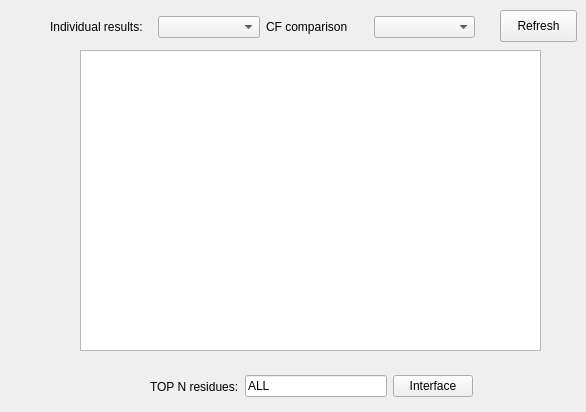
     <widget class="QWidget" name="tab_15">
      <attribute name="title">
       <string>Results</string>
      </attribute>
      <widget class="QTableView" name="surfaces_tableView">
       <property name="geometry">
        <rect>
         <x>80</x>
         <y>50</y>
         <width>461</width>
         <height>301</height>
        </rect>
       </property>
      </widget>
      <widget class="QPushButton" name="surfaces_refresh_button_3">
       <property name="geometry">
        <rect>
         <x>500</x>
         <y>10</y>
         <width>77</width>
         <height>32</height>
        </rect>
       </property>
       <property name="sizePolicy">
        <sizepolicy hsizetype="Maximum" vsizetype="Fixed">
         <horstretch>0</horstretch>
         <verstretch>0</verstretch>
        </sizepolicy>
       </property>
       <property name="text">
        <string>Refresh</string>
       </property>
      </widget>
      <widget class="QWidget" name="layoutWidget">
       <property name="geometry">
        <rect>
         <x>150</x>
         <y>370</y>
         <width>323</width>
         <height>33</height>
        </rect>
       </property>
       <layout class="QHBoxLayout" name="horizontalLayout_5">
        <item>
         <widget class="QLabel" name="label">
          <property name="text">
           <string>TOP N residues:</string>
          </property>
         </widget>
        </item>
        <item>
         <widget class="QLineEdit" name="TOPN_lineEdit_2">
          <property name="text">
           <string>ALL</string>
          </property>
         </widget>
        </item>
        <item>
         <widget class="QPushButton" name="Surfaces_pushButton_2">
          <property name="text">
           <string>Interface</string>
          </property>
         </widget>
        </item>
       </layout>
      </widget>
      <widget class="QWidget" name="layoutWidget">
       <property name="geometry">
        <rect>
         <x>50</x>
         <y>10</y>
         <width>425</width>
         <height>34</height>
        </rect>
       </property>
       <layout class="QHBoxLayout" name="horizontalLayout_21">
        <item>
         <layout class="QHBoxLayout" name="horizontalLayout_15">
          <item>
           <widget class="QLabel" name="label_2">
            <property name="text">
             <string>Individual results:</string>
            </property>
           </widget>
          </item>
          <item>
           <widget class="QComboBox" name="surface_select_result_3">
            <property name="sizePolicy">
             <sizepolicy hsizetype="Minimum" vsizetype="Fixed">
              <horstretch>0</horstretch>
              <verstretch>0</verstretch>
             </sizepolicy>
            </property>
            <property name="currentText">
             <string/>
            </property>
            <property name="currentIndex">
             <number>-1</number>
            </property>
           </widget>
          </item>
         </layout>
        </item>
        <item>
         <layout class="QHBoxLayout" name="horizontalLayout_19">
          <item>
           <widget class="QLabel" name="label_14">
            <property name="text">
             <string>CF comparison</string>
            </property>
           </widget>
          </item>
          <item>
           <widget class="QComboBox" name="surface_select_result_4">
            <property name="sizePolicy">
             <sizepolicy hsizetype="Minimum" vsizetype="Fixed">
              <horstretch>0</horstretch>
              <verstretch>0</verstretch>
             </sizepolicy>
            </property>
            <property name="currentText">
             <string/>
            </property>
            <property name="currentIndex">
             <number>-1</number>
            </property>
           </widget>
          </item>
         </layout>
        </item>
       </layout>
      </widget>
     </widget>
